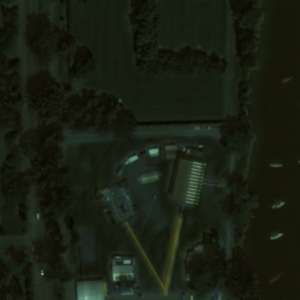
#> input picture Progetto Esame/Assignment_1/DATASET/val/c2/zh3_01_02_R.png, 300 x 300 px, found by its file name
$ python uho.py
#> lines starting #> are read from the running program, lines starting #| are printed output that depends on the picture
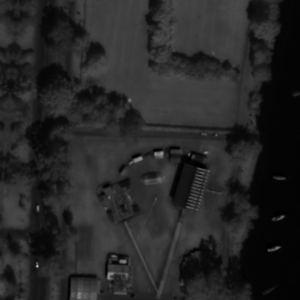
#> input picture Progetto Esame/Assignment_1/DATASET/val/c2/zh3_01_02_T.png, 300 x 300 px, found by its file name
import cv2 as cv
import numpy as np
import scipy.optimize
import os

PATH = '/Users/enricobarone/Desktop/Computer-Vision/Progetto Esame/Assignment_1/DATASET/val'
METODO = ['Powell', 'Nelder-Mead'] # Rimosso BFGS perché incompatibile con istogrammi discreti
BINS = [64, 128, 256]

def val_dataset(PATH):
    # (La tua funzione val_dataset rimane invariata, assicurati solo che funzioni correttamente)
    for subdir in sorted(os.listdir(PATH)):
        subdir_path = os.path.join(PATH, subdir)
        if os.path.isdir(subdir_path):
            files = os.listdir(subdir_path)
            file_R = next((f for f in files if '_R.png' in f), None)
            file_T = next((f for f in files if '_T.png' in f), None)

            if file_R and file_T:
                imR = cv.imread(os.path.join(subdir_path, file_R), flags=cv.IMREAD_GRAYSCALE)
                imT = cv.imread(os.path.join(subdir_path, file_T), flags=cv.IMREAD_GRAYSCALE)
                yield (imR, imT)

def entropia(img_flat, bins):
    hist_s, _ = np.histogram(img_flat, bins, range=(0, 255))
    p = hist_s / hist_s.sum()
    p = p[p > 0] # Evita log(0)
    return -np.sum(p * np.log2(p))

def entropia_congiunta(img1_flat, img2_flat, bins):
    hist, _, _ = np.histogram2d(img1_flat, img2_flat, bins, range=[[0, 255], [0, 255]])
    p = hist / hist.sum()
    p = p[p > 0]
    return -np.sum(p * np.log2(p))

def massimizza_mutua_informazione(imR_img, imT_img, bins, metodo):
#> called with bins = 64, metodo = 'Powell'
    rows, cols = imT_img.shape
#> rows = 300; cols = 300
    center = (cols // 2, rows // 2)
#> center = (150, 150)

    # Pre-calcoliamo le variabili invarianti
    imR_flat = imR_img.flatten()
    entropia_R = entropia(imR_flat, bins)
#> in entropia, `hist_s, _ = np.histogram(img_flat, bins, range=(0, 255))`: hist_s = 64 values, max 23299 at index 6, min 0 at index 0, mean 1406.2
#> in entropia, `p = hist_s / hist_s.sum()`: p = 64 values, max 0.259 at index 6, min 0 at index 0, mean 0.0156
#> in entropia, `p = p[p > 0]`: p = 41 values, max 0.259 at index 5, min 1.11e-05 at index 40, mean 0.0244
#> entropia_R = 3.08

    def objective(params):
        tx, ty, angle = params

        M = cv.getRotationMatrix2D(center, angle, 1.0)
#> M = [[1, 0, 0], [0, 1, 0]]
        M[0, 2] += tx
        M[1, 2] += ty

        imT_warped = cv.warpAffine(imT_img, M, (cols, rows), flags=cv.INTER_LINEAR, borderMode=cv.BORDER_REFLECT_101)
#> imT_warped is the input picture: shape (300, 300); min 0, max 203, mean 38.2
        imT_warped_flat = imT_warped.flatten()

        entropia_T = entropia(imT_warped_flat, bins)
#> entropia_T = 4.11
        H_congiunta = entropia_congiunta(imR_flat, imT_warped_flat, bins)
#> in entropia_congiunta, `hist, _, _ = np.histogram2d(img1_flat, img2_flat, bins, range=[[0, 255..`:
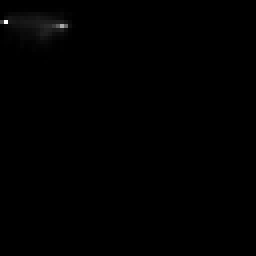
#> hist: shape (64, 64) float64 (shown 4 times larger); min 0, max 8140, mean 22; drawn with min black and max white
#> in entropia_congiunta, `p = p[p > 0]`: p = 812 values, max 0.0904 at index 70, min 1.11e-05 at index 0, mean 0.00123
#> H_congiunta = 6.84

        MI = entropia_R + entropia_T - H_congiunta
#> MI = 0.351

        # Minimizziamo la mutua informazione negativa
        return -MI

    initial_guess = [0.0, 0.0, 0.0]

    if metodo == 'Nelder-Mead':
        # Creiamo un simplesso iniziale per dare uno "slancio" all'algoritmo.
        # Esploriamo variazioni di 2 pixel per x/y e 2 gradi per l'angolo.
        step = 2.0
        init_simplex = np.array([
            [0.0, 0.0, 0.0],
            [step, 0.0, 0.0],
            [0.0, step, 0.0],
            [0.0, 0.0, step]
        ])
        res = scipy.optimize.minimize(objective, initial_guess, method=metodo, options={'initial_simplex': init_simplex, 'maxiter': 200})
    else:
        # Per Powell utilizziamo parametri di default
        res = scipy.optimize.minimize(objective, initial_guess, method=metodo)
#> in objective (call 5), `tx, ty, angle = params`: tx = -3.66
#> in objective (call 5), `imT_warped = cv.warpAffine(imT_img, M, (cols, rows), flags=cv.INTER_LI..`:
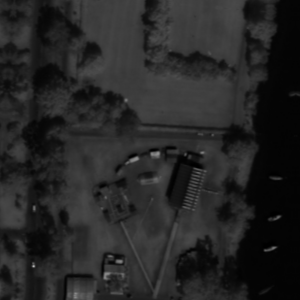
#> imT_warped: shape (300, 300); min 0, max 181, mean 37.8
#> in objective (call 5), `MI = entropia_R + entropia_T - H_congiunta`: MI = 0.365
#> in objective (call 6), `tx, ty, angle = params`: tx = -6.97
#> in objective (call 6), `imT_warped = cv.warpAffine(imT_img, M, (cols, rows), flags=cv.INTER_LI..`:
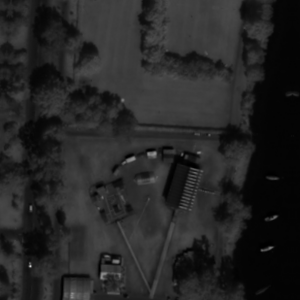
#> imT_warped: shape (300, 300); min 0, max 201, mean 37.4
#> in objective (call 6), `H_congiunta = entropia_congiunta(imR_flat, imT_warped_flat, bins)`: H_congiunta = 6.81
#> in objective (call 6), `MI = entropia_R + entropia_T - H_congiunta`: MI = 0.364
#> in objective (call 16), `tx, ty, angle = params`: ty = -2.63
#> in objective (call 16), `imT_warped = cv.warpAffine(imT_img, M, (cols, rows), flags=cv.INTER_LI..`:
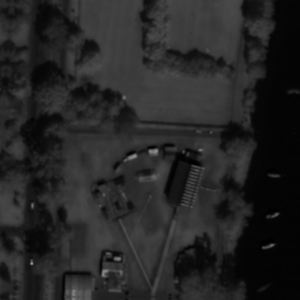
#> imT_warped: shape (300, 300); min 0, max 158, mean 37.5
#> in objective (call 16), `MI = entropia_R + entropia_T - H_congiunta`: MI = 0.383
#> res = {'fun': -0.656, 'direc': [[1, 0, 0], [0, 1, 0], [0, 0, 1]], 'nit': 4, 'nfev': 245, 'status': 0, 'success': True, 'message': 'Optimization terminated successfully.', 'x': [-5.51, -1.76, 4.85]}

    return res.x

# Loop di esecuzione
best_overall_mi = -np.inf
best_config = None

for b in BINS:
    for m in METODO:
        results = []
        mi_scores = []
        for imR, imT in val_dataset(PATH):
            params = massimizza_mutua_informazione(imR, imT, b, m)
#> params = [-5.51, -1.76, 4.85]
            results.append(params)
            # Calcoliamo il valore finale di MI per questa coppia
            final_mi = -massimizza_mutua_informazione.objective_func_value if hasattr(massimizza_mutua_informazione, 'objective_func_value') else 0

        print(f"\nRisultati per Bins={b}, Metodo={m}:")
        print(np.round(np.array(results), 3)) # Arrotondato per una lettura più pulita
#| [[-5.507 -1.758  4.847]]

        # Logica per determinare la configurazione migliore (basata sulla media dei parametri o stabilità)
        avg_params = np.mean(np.abs(results), axis=0)
#> avg_params = [5.51, 1.76, 4.85]
        score = np.sum(avg_params) # Esempio: configurazione che ha prodotto spostamenti più significativi
#> score = 12.11
        if score > best_overall_mi:
            best_overall_mi = score
#> best_overall_mi = 12.11
            best_config = (b, m)

print(f"\n--- Migliore Configurazione Rilevata ---")
print(f"Bins: {best_config[0]}, Metodo: {best_config[1]}")
